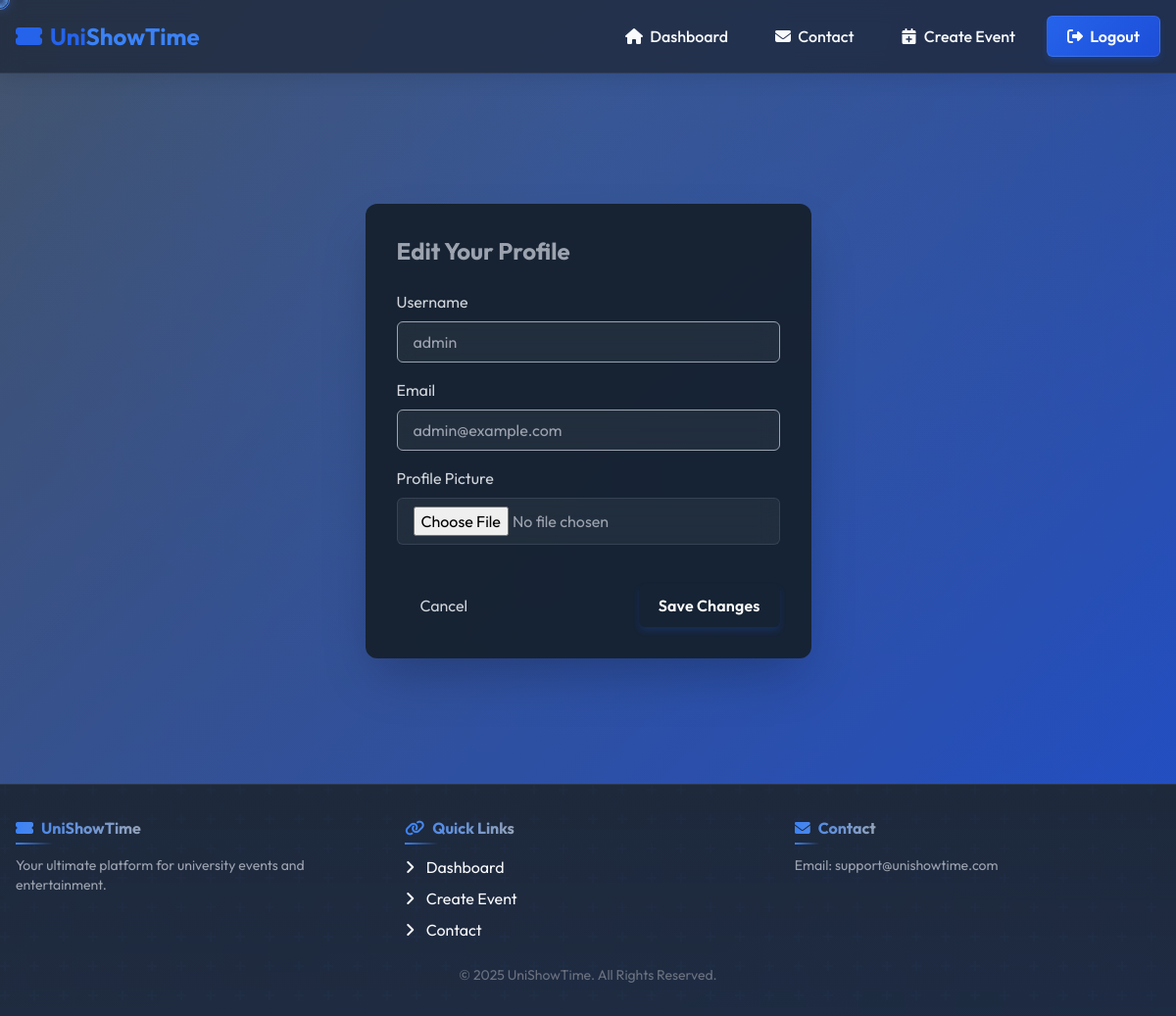
Page /profile/edit/ (signed in) on the earlier database version.
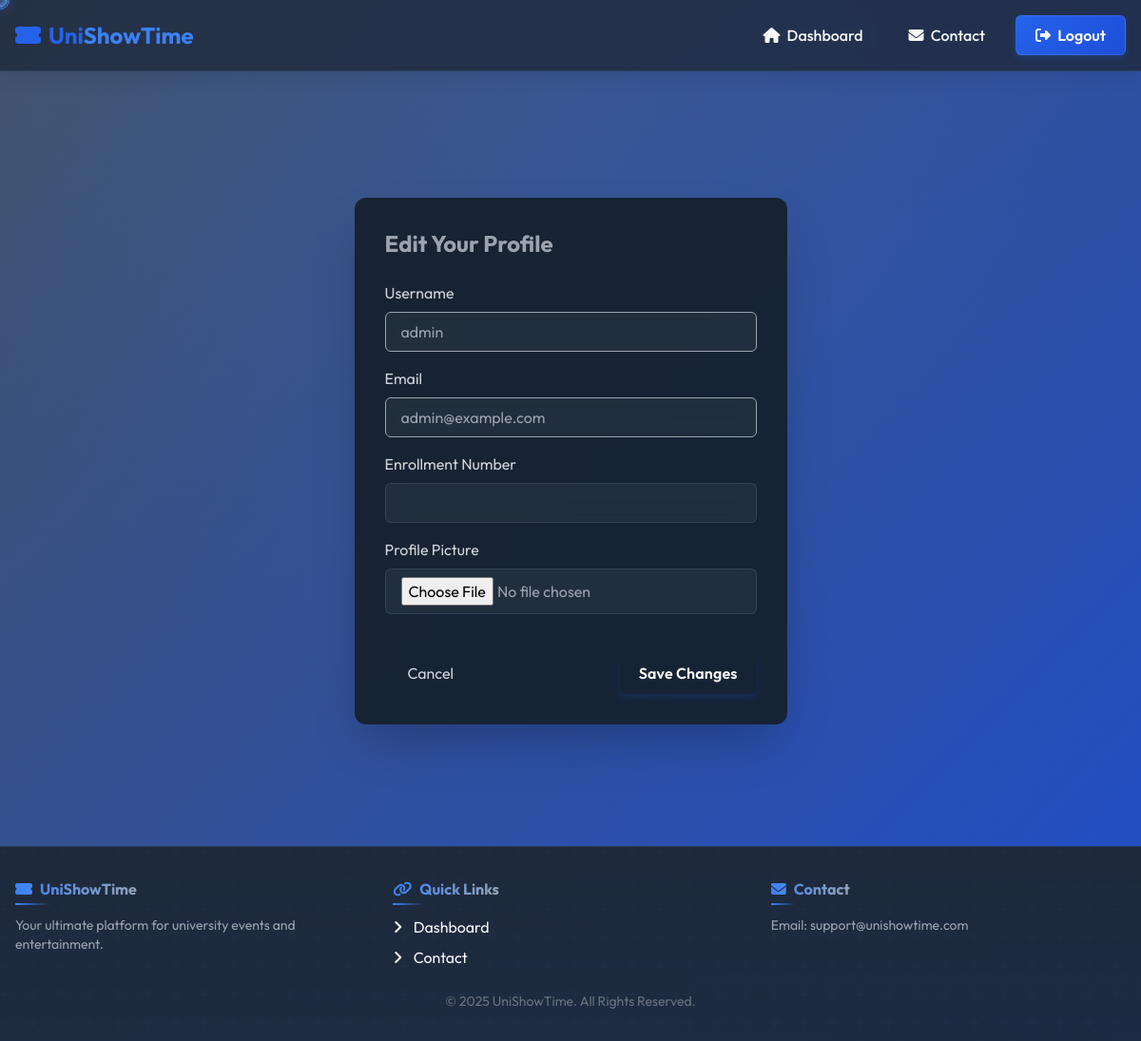
Same page on the later database version.
### mainapp/views.py (the view)
# urls.py: path('profile/edit/', views.edit_profile, name='edit_profile'),
@login_required
def edit_profile(request):
    if request.method == 'POST':
        form = ProfileEditForm(request.POST, request.FILES, instance=request.user)
        if form.is_valid():
            user = form.save(commit=False)
            if user.role == 'student':
                user.enrollment_no = form.cleaned_data.get('enrollment_no')
            elif user.role == 'teacher':
                user.department = form.cleaned_data.get('department')
            user.save()
            messages.success(request, 'Your profile has been updated successfully!')
            return redirect('dashboard')
    else:
        form = ProfileEditForm(instance=request.user)
    return render(request, 'mainapp/edit_profile.html', {'form': form})

### mainapp/forms.py
class ProfileEditForm(forms.ModelForm):
    email = forms.EmailField(required=True)
    profile_image = forms.ImageField(required=False, label='Profile Picture')
    department = forms.ModelChoiceField(queryset=None, required=False)
    class Meta:
        model = CustomUser
        fields = ['username', 'email', 'enrollment_no', 'department', 'profile_image']
    def __init__(self, *args, **kwargs):
        super().__init__(*args, **kwargs)
        from .models import Department
        self.fields['department'].queryset = Department.objects.all()
        if self.instance:
            if self.instance.role == 'student':
                self.fields['enrollment_no'].required = True
                self.fields['department'].required = False
            elif self.instance.role == 'teacher':  # Role check for teacher
                self.fields['enrollment_no'].required = False
                self.fields['department'].required = True
            else:
                self.fields['enrollment_no'].required = False
                self.fields['department'].required = False

### mainapp/templates/mainapp/edit_profile.html (shortened to what this page needs)
{% extends 'base.html' %}
{% block content %}
<div class="container mx-auto px-4 py-8 mt-20">
    <div class="max-w-2xl mx-auto bg-[#141E28]/90 rounded-xl overflow-hidden shadow-2xl">
        <div class="p-6 md:p-8">
            <h1 class="text-2xl font-bold text-gray-400 mb-6">Edit Your Profile</h1>
            <form method="post" enctype="multipart/form-data" class="space-y-6">
                <div class="space-y-4">
                    <div>
                        <label for="id_username" class="block text-gray-300 mb-2">Username</label>
                        <input type="text" name="username" id="id_username" value="{{ form.username.value|default:'' }}" class="w-full px-4 py-2 rounded-md bg-#394867 border border-#547792 text-gray-400 focus:outline-none focus:ring-2 focus:ring-#94B4C1">
                    </div>
                    <div>
                        <label for="id_email" class="block text-gray-300 mb-2">Email</label>
                        <input type="email" name="email" id="id_email" value="{{ form.email.value|default:'' }}" class="w-full px-4 py-2 rounded-md bg-#394867 border border-#547792 text-gray-400 focus:outline-none focus:ring-2 focus:ring-#94B4C1">
                    </div>
                    {% if user.role == 'student' %}
                    <div>
                        <label for="id_enrollment_no" class="block text-gray-300 mb-2">Enrollment Number</label>
                        <input type="text" name="enrollment_no" id="id_enrollment_no" value="{{ form.enrollment_no.value|default:'' }}" class="w-full px-4 py-2 rounded-md bg-#394867 border border-#547792 text-gray-400 focus:outline-none focus:ring-2 focus:ring-#94B4C1">
                    </div>
                    {% endif %}
                    <div>
                        <label for="id_profile_image" class="block text-gray-300 mb-2">Profile Picture</label>
                        <input type="file" name="profile_image" id="id_profile_image" class="w-full px-4 py-2 rounded-md bg-#394867 border border-#547792 text-gray-400 focus:outline-none focus:ring-2 focus:ring-#94B4C1">
                    </div>
                </div>
                <div class="flex justify-between items-center pt-4">
                    <a href="{% url 'dashboard' %}" class="px-6 py-2 bg-#394867 text-gray-300 rounded-md hover:bg-#213448 transition-colors duration-300">Cancel</a>
                    <button type="submit" class="px-6 py-2 bg-gradient-to-r from-#547792 to-#3A5A7A text-gray-400 rounded-md hover:from-#3A5A7A hover:to-#213448 transition-all duration-300">Save Changes</button>
                </div>
            </form>
        </div>
    </div>
</div>
{% endblock %}

Differences in the rows shown:
changed CustomUser "admin": role "superadmin" → "student" (drawn)
Other differences:
text no longer shown: "Create Event Create Event"
text now shown: "Enrollment Number"
